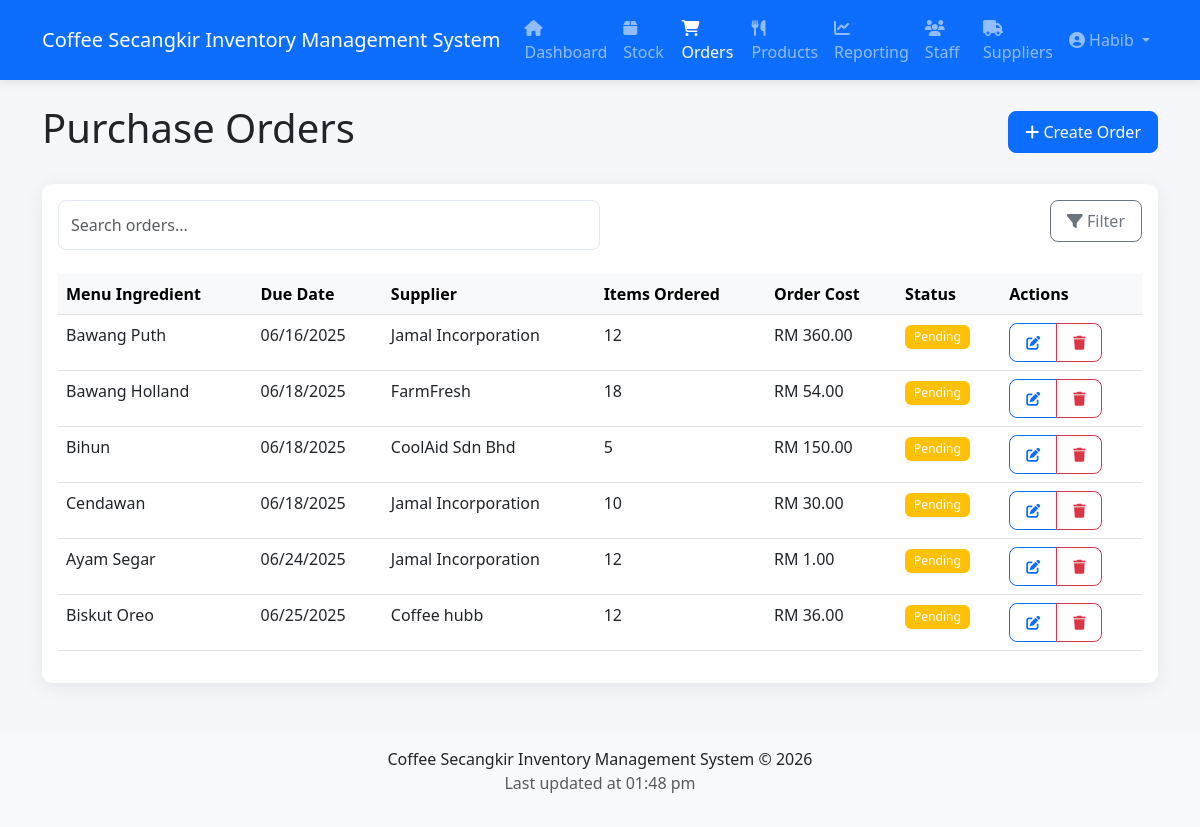
Page /modules/orders.php (signed in) on the committed database.
### tables this page shows
CREATE TABLE purchase_orders (
    id INT AUTO_INCREMENT PRIMARY KEY,
    ingredient_id INT,
    due_date DATE,
    supplier_id INT,
    quantity INT,
    cost DECIMAL(10,2),
    status VARCHAR(20) DEFAULT 'pending',
    created_at TIMESTAMP DEFAULT CURRENT_TIMESTAMP,
    FOREIGN KEY (ingredient_id) REFERENCES ingredients(id),
    FOREIGN KEY (supplier_id) REFERENCES suppliers(id)
);

CREATE TABLE ingredients (
    id INT AUTO_INCREMENT PRIMARY KEY,
    name VARCHAR(100) NOT NULL,
    current_stock INT DEFAULT 0,
    purchased INT DEFAULT 0,
    price DECIMAL(10,2) NOT NULL
);

CREATE TABLE suppliers (
    id INT AUTO_INCREMENT PRIMARY KEY,
    name VARCHAR(100) NOT NULL,
    contact_name VARCHAR(100),
    email VARCHAR(100),
    phone VARCHAR(20),
    purchase_count INT DEFAULT 0
);

### modules/orders.php (the view, shortened to what this page needs)
<?php
require_once '../includes/db_connect.php';
require_once '../includes/header.php';
$stmt = $pdo->prepare("
    SELECT po.*, i.name AS ingredient_name, s.name AS supplier_name
    FROM purchase_orders po
    JOIN ingredients i ON po.ingredient_id = i.id
    JOIN suppliers s ON po.supplier_id = s.id
    ORDER BY po.due_date ASC
");
$stmt->execute();
$orders = $stmt->fetchAll();
?>
<div class="d-flex justify-content-between align-items-center mb-4">
    <h1>Purchase Orders</h1>
    <button class="btn btn-primary" data-bs-toggle="modal" data-bs-target="#addOrderModal">
        <i class="fas fa-plus"></i> Create Order
    </button>
</div>
<div class="card">
    <div class="card-body">
        <div class="d-flex justify-content-between mb-4">
            <div class="w-50">
                <input type="text" class="form-control" placeholder="Search orders..." id="searchOrders">
            </div>
            <div>
                <button class="btn btn-outline-secondary"><i class="fas fa-filter"></i> Filter</button>
            </div>
        </div>
        <div class="table-responsive">
            <table class="table table-hover">
                <thead class="table-light">
                    <tr>
                        <th>Menu Ingredient</th>
                        <th>Due Date</th>
                        <th>Supplier</th>
                        <th>Items Ordered</th>
                        <th>Order Cost</th>
                        <th>Status</th>
                        <th>Actions</th>
                    </tr>
                </thead>
                <tbody>
                    <?php foreach ($orders as $order): ?>
                        <tr>
                            <td><?= htmlspecialchars($order['ingredient_name']) ?></td>
                            <td><?= date('m/d/Y', strtotime($order['due_date'])) ?></td>
                            <td><?= htmlspecialchars($order['supplier_name']) ?></td>
                            <td><?= $order['quantity'] ?></td>
                            <td>RM <?= number_format($order['cost'], 2) ?></td>
                            <td>
                                <span class="badge bg-<?=
                                    $order['status'] === 'completed' ? 'success' :
                                    ($order['status'] === 'pending' ? 'warning' : 'danger')
                                ?>">
                                    <?= ucfirst($order['status']) ?>
                                </span>
                            </td>
                            <td>
                                <div class="btn-group">
                                    <button class="btn btn-sm btn-outline-primary" data-bs-toggle="modal" data-bs-target="#editOrderModal<?= $order['id'] ?>">
                                        <i class="fas fa-edit"></i>
                                    </button>
                                    <a href="orders.php?delete=<?= $order['id'] ?>" class="btn btn-sm btn-outline-danger" onclick="return confirm('Are you sure you want to delete this order?')">
                                        <i class="fas fa-trash"></i>
                                    </a>
                                </div>
                            </td>
                        </tr>
                    <?php endforeach; ?>
                </tbody>
            </table>
        </div>
    </div>
</div>
<?php require_once '../includes/footer.php'; ?>

### assets/css/style.css (style rules this page uses)
:root { --primary: #0d6efd; --secondary: #6c757d; --success: #198754; --danger: #dc3545; --warning: #ffc107; --info: #0dcaf0; --light: #f8f9fa; --dark: #212529; }
body { background-color: #f5f7fb; font-family: 'Segoe UI', Tahoma, Geneva, Verdana, sans-serif; }
.card { border-radius: 10px; box-shadow: 0 4px 20px rgba(0, 0, 0, 0.08); border: none; margin-bottom: 24px; }
.badge { font-weight: 500; padding: 0.5em 0.75em; }
.btn { border-radius: 8px; font-weight: 500; padding: 0.5rem 1rem; }
.form-control, .form-select { border-radius: 8px; padding: 0.75rem; border: 1px solid #e2e8f0; }

### rows in the picture
purchase_orders: ingredient.name "Bawang Puth", due_date "06/16/2025", supplier.name "Jamal Incorporation", quantity "12", cost "360.00", status "Pending"
purchase_orders: ingredient.name "Bawang Holland", due_date "06/18/2025", supplier.name "FarmFresh", quantity "18", cost "54.00", status "Pending"
purchase_orders: ingredient.name "Bihun", due_date "06/18/2025", supplier.name "CoolAid Sdn Bhd", quantity "5", cost "150.00", status "Pending"
purchase_orders: ingredient.name "Cendawan", due_date "06/18/2025", supplier.name "Jamal Incorporation", quantity "10", cost "30.00", status "Pending"
purchase_orders: ingredient.name "Ayam Segar", due_date "06/24/2025", supplier.name "Jamal Incorporation", quantity "12", cost "1.00", status "Pending"
purchase_orders: ingredient.name "Biskut Oreo", due_date "06/25/2025", supplier.name "Coffee hubb", quantity "12", cost "36.00", status "Pending"

### other values in the picture
$_SESSION['user_name'] "Habib"
